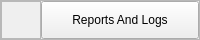
               <widget class="QFrame" name="frame_8">
                <property name="minimumSize">
                 <size>
                  <width>0</width>
                  <height>40</height>
                 </size>
                </property>
                <property name="maximumSize">
                 <size>
                  <width>16777215</width>
                  <height>40</height>
                 </size>
                </property>
                <property name="frameShape">
                 <enum>QFrame::StyledPanel</enum>
                </property>
                <property name="frameShadow">
                 <enum>QFrame::Raised</enum>
                </property>
                <layout class="QHBoxLayout" name="horizontalLayout_6">
                 <property name="spacing">
                  <number>0</number>
                 </property>
                 <property name="leftMargin">
                  <number>0</number>
                 </property>
                 <property name="topMargin">
                  <number>0</number>
                 </property>
                 <property name="rightMargin">
                  <number>0</number>
                 </property>
                 <property name="bottomMargin">
                  <number>0</number>
                 </property>
                 <item alignment="Qt::AlignLeft">
                  <widget class="QFrame" name="frame_21">
                   <property name="frameShape">
                    <enum>QFrame::StyledPanel</enum>
                   </property>
                   <property name="frameShadow">
                    <enum>QFrame::Raised</enum>
                   </property>
                   <layout class="QHBoxLayout" name="horizontalLayout_19">
                    <item>
                     <widget class="QLabel" name="reports_logs_logo">
                      <property name="minimumSize">
                       <size>
                        <width>20</width>
                        <height>20</height>
                       </size>
                      </property>
                      <property name="maximumSize">
                       <size>
                        <width>20</width>
                        <height>20</height>
                       </size>
                      </property>
                      <property name="text">
                       <string/>
                      </property>
                      <property name="pixmap">
                       <pixmap>../../../resources/icons/file.png</pixmap>
                      </property>
                      <property name="scaledContents">
                       <bool>true</bool>
                      </property>
                     </widget>
                    </item>
                   </layout>
                  </widget>
                 </item>
                 <item>
                  <widget class="QPushButton" name="reportsLogs_pushButton">
                   <property name="sizePolicy">
                    <sizepolicy hsizetype="Expanding" vsizetype="Expanding">
                     <horstretch>0</horstretch>
                     <verstretch>0</verstretch>
                    </sizepolicy>
                   </property>
                   <property name="cursor">
                    <cursorShape>PointingHandCursor</cursorShape>
                   </property>
                   <property name="text">
                    <string>Reports And Logs</string>
                   </property>
                  </widget>
                 </item>
                </layout>
               </widget>
